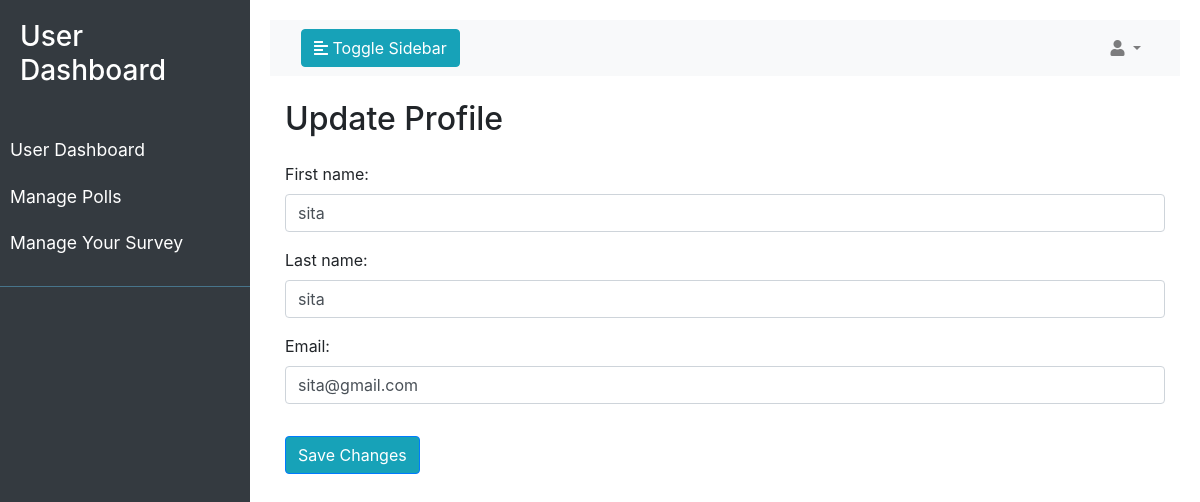
The page /users/user-profile (signed in) on the database its author committed.
### survey_admin/models.py (models this page shows, shortened)
class CustomUser(AbstractUser):
    class CustomUserState(models.TextChoices):
        PENDING = 'pending', 'Pending'
        ACTIVE = 'active', 'Active'
        SUSPENDED = 'suspended', 'Suspended'
    ROLE_CHOICES = [
        ('user', 'User'),
        ('admin', 'Admin'),
    ]
    role = models.CharField(max_length=63, choices=ROLE_CHOICES, default='user')
    state = models.CharField(max_length=63, choices=CustomUserState.choices, default=CustomUserState.PENDING)
    is_receive_emails = models.BooleanField(default=True)
    mfa_secret_key = models.CharField(max_length=50, null=True)
    mfa_enabled = models.BooleanField(default=False)
    is_deleted = models.BooleanField(default=False)
    class Meta:
        managed = True
        db_table = 'users'

### user_dashboard/views.py (the view)
# urls.py: path('user-profile', views.user_profile, name='user_profile'),
@login_required
def user_profile(request):
    try:
        if request.method == 'POST':
            form = UserProfileForm(request.POST, instance=request.user)
            if form.is_valid():
                form.save()
                messages.success(request, 'Your profile was successfully updated!')
                return redirect('user_dashboard')
            else:
                messages.error(request, 'Please correct the error below.')
        else:
            form = UserProfileForm(instance=request.user)
        return render(request, 'user_profile.html', {'form': form})
    except Exception as e:
        messages.error(request, f"An error occurred: {e}")
        return redirect('user_dashboard')

### user_dashboard/templates/user_profile.html (shortened to what this page needs)
{% extends 'user_base.html' %}
{% block content %}
<div class="container mt-4">
    <h2 class="mb-4">Update Profile</h2>
    <form method="post" class="needs-validation" novalidate>
        {% for field in form.visible_fields %}
        <div class="mb-3">
            {{ field.label_tag }}
            {{ field }}
        </div>
        {% endfor %}
        <button type="submit" class="btn btn-primary mt-3">Save Changes</button>
    </form>
</div>
{% endblock %}

### user_dashboard/templates/user_base.html (style rules this page uses)
html, body { height: 100%; width: 100%; }
body { background: #fff; }
.btn-primary { background-color: #17a2b8; }

### rows shown on the page
CustomUser: visible_fields "sita" "sita" "sita@gmail.com"

### other values the page prints
{{ field.label_tag }} "First name:" "Last name:" "Email:"
